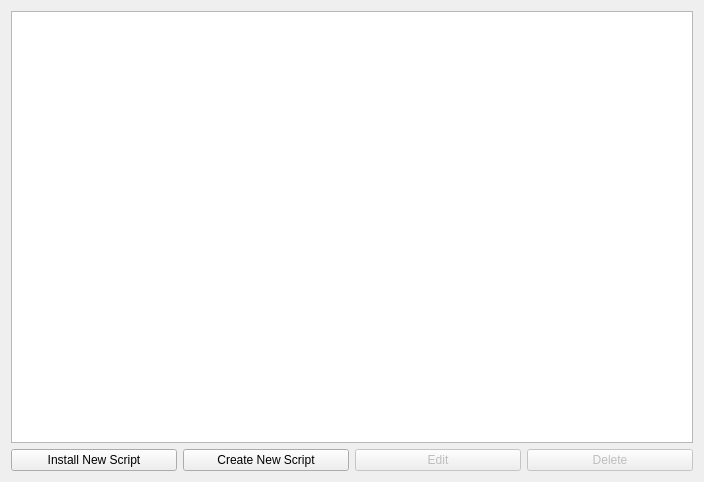
<?xml version="1.0" encoding="UTF-8"?>
<ui version="4.0">
 <class>UserScriptWidget</class>
 <widget class="QWidget" name="UserScriptWidget">
  <property name="geometry">
   <rect>
    <x>0</x>
    <y>0</y>
    <width>704</width>
    <height>482</height>
   </rect>
  </property>
  <property name="windowTitle">
   <string>Manage User Scripts</string>
  </property>
  <layout class="QVBoxLayout" name="verticalLayout">
   <item>
    <widget class="CheckableTableView" name="tableViewScripts">
     <property name="sizeAdjustPolicy">
      <enum>QAbstractScrollArea::AdjustIgnored</enum>
     </property>
     <property name="editTriggers">
      <set>QAbstractItemView::AnyKeyPressed|QAbstractItemView::DoubleClicked|QAbstractItemView::EditKeyPressed</set>
     </property>
     <property name="alternatingRowColors">
      <bool>true</bool>
     </property>
     <property name="selectionMode">
      <enum>QAbstractItemView::ExtendedSelection</enum>
     </property>
     <property name="showGrid">
      <bool>false</bool>
     </property>
    </widget>
   </item>
   <item>
    <layout class="QHBoxLayout" name="horizontalLayout">
     <item>
      <widget class="QPushButton" name="pushButtonInstallScript">
       <property name="text">
        <string>Install New Script</string>
       </property>
      </widget>
     </item>
     <item>
      <widget class="QPushButton" name="pushButtonCreateScript">
       <property name="text">
        <string>Create New Script</string>
       </property>
      </widget>
     </item>
     <item>
      <widget class="QPushButton" name="pushButtonEditScript">
       <property name="enabled">
        <bool>false</bool>
       </property>
       <property name="text">
        <string>Edit</string>
       </property>
      </widget>
     </item>
     <item>
      <widget class="QPushButton" name="pushButtonDeleteScript">
       <property name="enabled">
        <bool>false</bool>
       </property>
       <property name="text">
        <string>Delete</string>
       </property>
      </widget>
     </item>
    </layout>
   </item>
  </layout>
 </widget>
 <customwidgets>
  <customwidget>
   <class>CheckableTableView</class>
   <extends>QTableView</extends>
   <header>Widgets/CheckableTableView.h</header>
  </customwidget>
 </customwidgets>
 <resources/>
 <connections/>
</ui>
